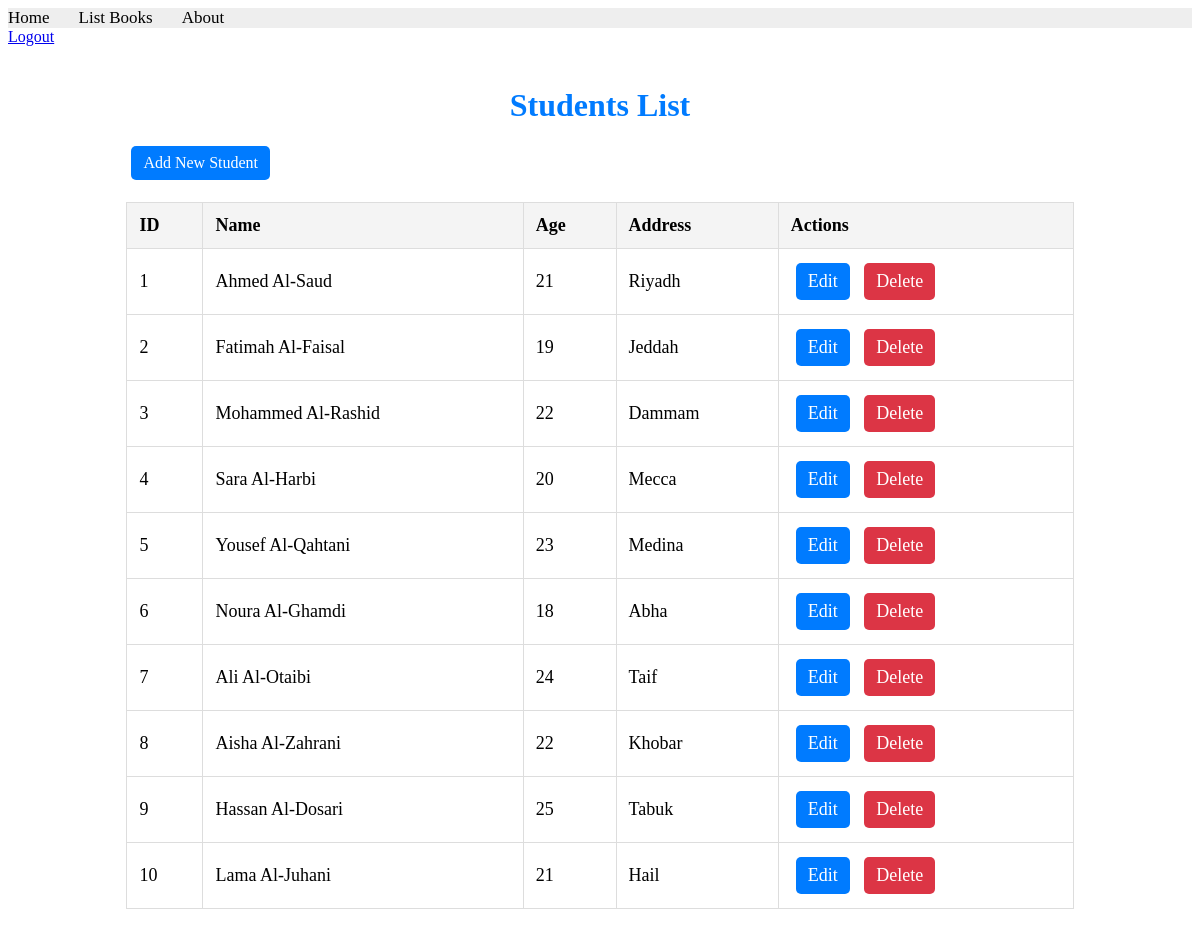
/users/students/ (signed in), run on the app's committed database.
### apps/usermodule/models.py (models this page shows, shortened)
class Student(models.Model):
    name = models.CharField(max_length=100)
    age = models.IntegerField()
    address = models.ForeignKey(Address, on_delete=models.CASCADE, related_name='students')

class Address(models.Model):
    city = models.CharField(max_length=50)

### apps/usermodule/views.py (the view)
# urls.py: path('students/', views.list_students, name='list_students'),
@login_required(login_url='/users/login')
def list_students(request):
    students = Student.objects.select_related('address').all()
    return render(request, 'usermodule/student_list.html', {'students': students})

### apps/templates/usermodule/student_list.html (shortened to what this page needs)
{% extends "bookmodule/layouts/base.html" %}
{% block content %}
<a href="{% url 'users.logout' %}">Logout</a>
<div class="container">
    <h1>Students List</h1>
    <a href="{% url 'add_student' %}" class="btn btn-success">Add New Student</a>
    <table class="table table-striped">
        <thead>
            <tr>
                <th>ID</th>
                <th>Name</th>
                <th>Age</th>
                <th>Address</th>
                <th>Actions</th>
            </tr>
        </thead>
        <tbody>
            {% for student in students %}
            <tr>
                <td>{{ student.id }}</td>
                <td>{{ student.name }}</td>
                <td>{{ student.age }}</td>
                <td>{{ student.address.city }}</td>
                <td>
                    <a href="{% url 'edit_student' student.id %}" class="btn btn-primary">Edit</a>
                    <a href="{% url 'delete_student' student.id %}" class="btn btn-danger"
                       onclick="return confirm('Are you sure you want to delete this student?');">Delete</a>
                </td>
            </tr>
            {% endfor %}
        </tbody>
    </table>
</div>
{% endblock content %}

### apps/static/styles.css (style rules this page uses)
.container { width: 80%; margin: 0 auto; padding: 20px; }
h1 { color: #28a745; text-align: center; margin-bottom: 20px; }
table { width: 100%; border-collapse: collapse; margin: 20px 0; font-size: 18px; text-align: left; }
th, td { padding: 12px; border: 1px solid #ddd; }
th { background-color: #f4f4f4; }
.btn { padding: 8px 12px; color: #fff; background-color: #007bff; text-decoration: none; border-radius: 5px; display: inline-block; margin: 2px 5px; text-align: center; }
.btn-danger { background-color: #dc3545; }
h1 { text-align: center; color: #007bff; }

### data on the page
Student: id "1", name "Ahmed Al-Saud", age "21", address.city "Riyadh"
Student: id "2", name "Fatimah Al-Faisal", age "19", address.city "Jeddah"
Student: id "3", name "Mohammed Al-Rashid", age "22", address.city "Dammam"
Student: id "4", name "Sara Al-Harbi", age "20", address.city "Mecca"
Student: id "5", name "Yousef Al-Qahtani", age "23", address.city "Medina"
Student: id "6", name "Noura Al-Ghamdi", age "18", address.city "Abha"
Student: id "7", name "Ali Al-Otaibi", age "24", address.city "Taif"
Student: id "8", name "Aisha Al-Zahrani", age "22", address.city "Khobar"
Student: id "9", name "Hassan Al-Dosari", age "25", address.city "Tabuk"
Student: id "10", name "Lama Al-Juhani", age "21", address.city "Hail"
